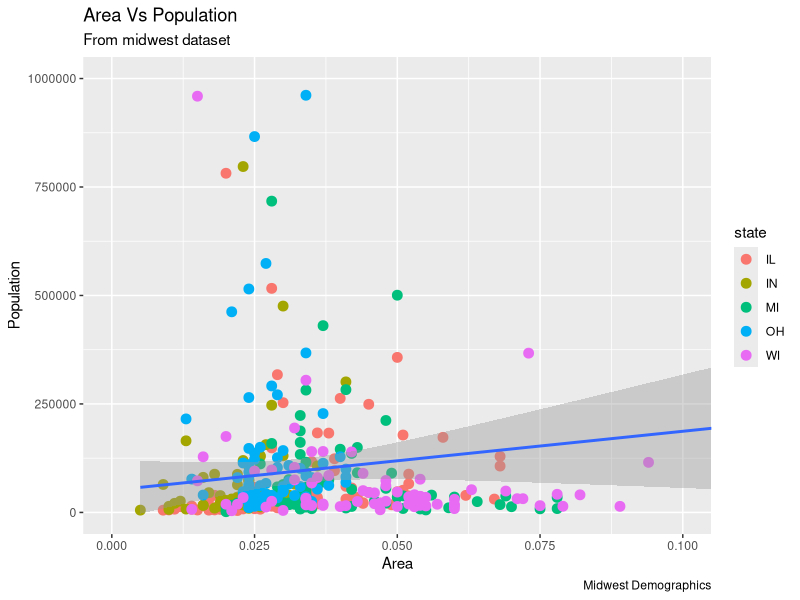
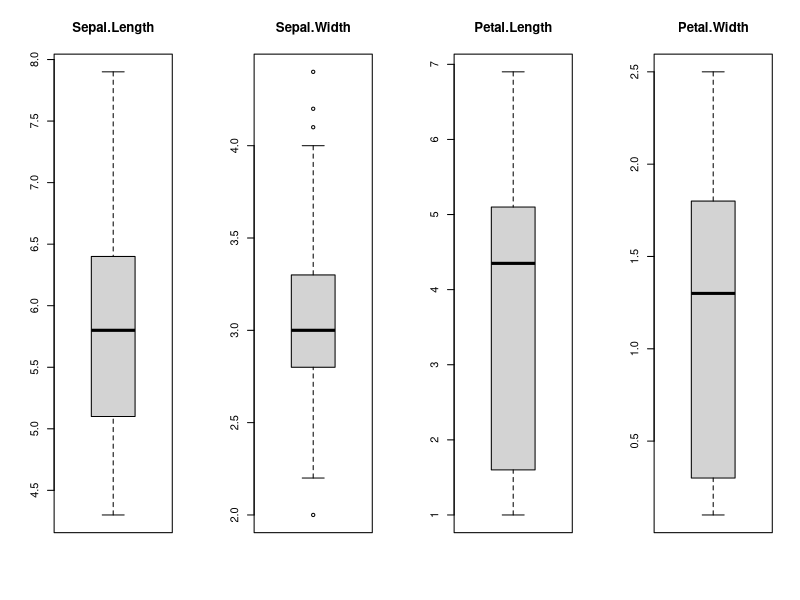
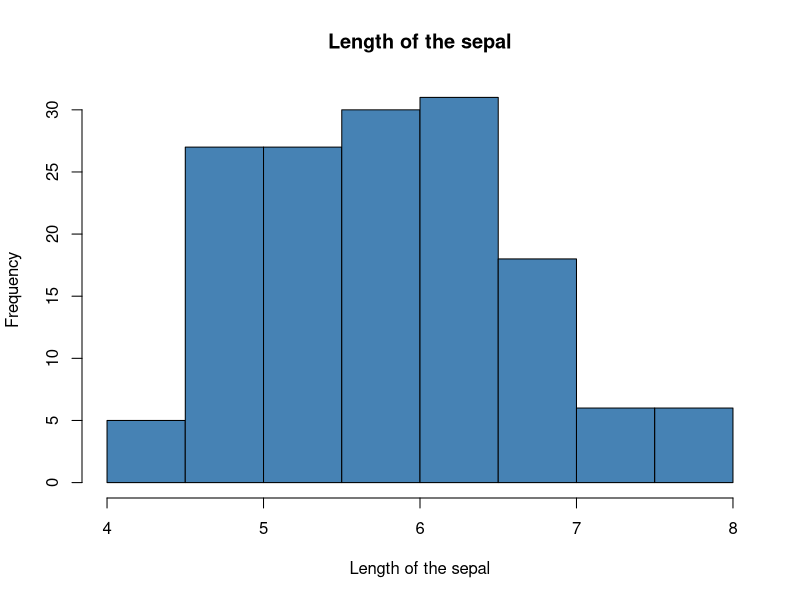

R code for these plots, in order:
library(ggplot2)
data("midwest",package="ggplot2")

# Simple Plotting
g <- ggplot(midwest, aes(x=area,y=poptotal)) +
      geom_point(aes(col=state),size=3) +
      geom_smooth(method="lm")
      #xlim(c(0,0.1)) +
      # ylim(c(0,1000000))
  
g1 <- g +
      coord_cartesian(xlim=c(0,0.1), ylim=c(0,1000000)) +
      labs(title="Area Vs Population", subtitle="From midwest dataset", y="Population", x="Area", caption="Midwest Demographics")

plot(g1)

# Boxplotting

df <- iris
par(mfrow=c(1,4))
  for(i in 1:4){
    boxplot(df[,i],main=names(iris)[i])
  }

# Histogram
par(mfrow=c(1,1))
hist(iris$Sepal.Length, col="steelblue",main = "Length of the sepal" ,xlab="Length of the sepal")
